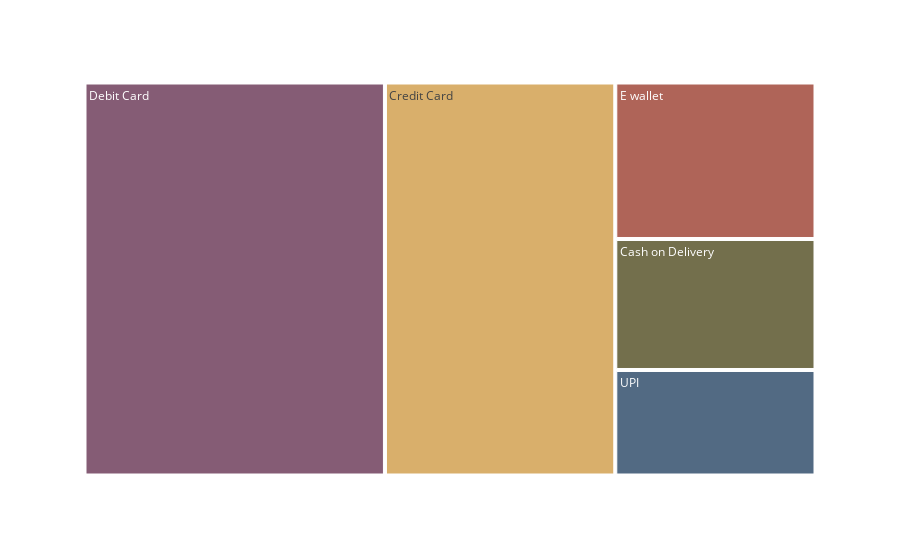

The code cell stored with this chart in its notebook:
### Markdown cell above
2) Which is the preferred payment mode ?

### Code cell
df1  =df['PreferredPaymentMode'].value_counts().reset_index()
df1.columns = ['mode', 'count']
df1

import plotly.express as px
fig = px.treemap(df1, path = ['mode'],
                 values = 'count', 
                 color_discrete_sequence=px.colors.qualitative.Antique)
fig.show()

### Figure 1 — Plotly figure (JSON) as saved in the notebook; plotly's stock layout.template omitted (floating-point values rounded to 4 significant figures)
{"data": [{"branchvalues": "total", "domain": {"x": [0, 1], "y": [0, 1]}, "hovertemplate": "labels=%{label}<br>count=%{value}<br>parent=%{parent}<br>id=%{id}<extra></extra>", "ids": ["Cash on Delivery", "Credit Card", "Debit Card", "E wallet", "UPI"], "labels": ["Cash on Delivery", "Credit Card", "Debit Card", "E wallet", "UPI"], "name": "", "parents": ["", "", "", "", ""], "type": "treemap", "values": [514, 1774, 2314, 614, 414]}], "layout": {"legend": {"tracegroupgap": 0}, "margin": {"t": 60}, "treemapcolorway": ["rgb(133, 92, 117)", "rgb(217, 175, 107)", "rgb(175, 100, 88)", "rgb(115, 111, 76)", "rgb(82, 106, 131)", "rgb(98, 83, 119)", "rgb(104, 133, 92)", "rgb(156, 156, 94)", "rgb(160, 97, 119)", "rgb(140, 120, 93)", "rgb(124, 124, 124)"]}}
